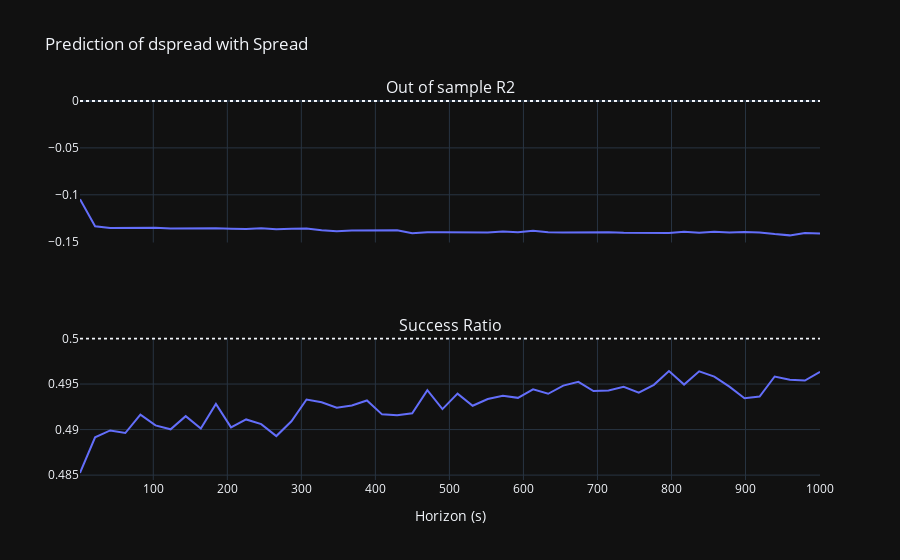

Write notebook code for a chart like this one.
### Code cell
# Calculate R2 and success ratio
for x in HORIZONS:
    r2, success = prediction_stat(f"dspread_{x}", ["spread"])
    R2_dspread.loc[x, "Spread"] = r2
    success_ratios_dspread.loc[x, "Spread"] = success

# Plot
plot_stat("Spread", "dspread", R2_dspread, success_ratios_dspread)

### Figure 1 — Plotly figure (JSON) as saved in the notebook; plotly's stock layout.template omitted (floating-point values rounded to 4 significant figures)
{"data": [{"hovertemplate": "x=%{x}<br>y=%{y}<extra></extra>", "legendgroup": "", "line": {"color": "#636efa", "dash": "solid"}, "marker": {"symbol": "circle"}, "mode": "lines", "name": "", "orientation": "v", "showlegend": false, "type": "scatter", "x": [1.001, 21.4, 41.8, 62.2, 82.6, 103.0, 123.4, 143.8, 164.2, 184.6, 205.0, 225.4, 245.8, 266.2, 286.6, 307.0, 327.4, 347.8, 368.2, 388.6, 409.0, 429.4, 449.8, 470.2, 490.6, 511.0, 531.4, 551.8, 572.2, 592.6, 613.0, 633.4, 653.8, 674.2, 694.6, 715.0, 735.4, 755.8, 776.2, 796.6, 817.0, 837.4, 857.8, 878.2, 898.6, 919.0, 939.4, 959.8, 980.2, 1001.0], "xaxis": "x", "y": [-0.1047, -0.1335, -0.1353, -0.1352, -0.1345, -0.1352, -0.1361, -0.1358, -0.1353, -0.1357, -0.1362, -0.1366, -0.1356, -0.1369, -0.1362, -0.1359, -0.1377, -0.1387, -0.138, -0.138, -0.1377, -0.1377, -0.141, -0.1399, -0.1399, -0.1403, -0.1404, -0.1402, -0.1392, -0.1399, -0.1383, -0.1399, -0.1402, -0.1399, -0.14, -0.14, -0.1405, -0.1404, -0.1409, -0.1407, -0.1394, -0.1406, -0.1393, -0.1401, -0.1396, -0.1401, -0.1418, -0.1433, -0.1407, -0.1412], "yaxis": "y"}, {"hovertemplate": "x=%{x}<br>y=%{y}<extra></extra>", "legendgroup": "", "line": {"color": "#636efa", "dash": "solid"}, "marker": {"symbol": "circle"}, "mode": "lines", "name": "", "orientation": "v", "showlegend": false, "type": "scatter", "x": [1.001, 21.4, 41.8, 62.2, 82.6, 103.0, 123.4, 143.8, 164.2, 184.6, 205.0, 225.4, 245.8, 266.2, 286.6, 307.0, 327.4, 347.8, 368.2, 388.6, 409.0, 429.4, 449.8, 470.2, 490.6, 511.0, 531.4, 551.8, 572.2, 592.6, 613.0, 633.4, 653.8, 674.2, 694.6, 715.0, 735.4, 755.8, 776.2, 796.6, 817.0, 837.4, 857.8, 878.2, 898.6, 919.0, 939.4, 959.8, 980.2, 1001.0], "xaxis": "x2", "y": [0.4852, 0.4891, 0.4899, 0.4896, 0.4916, 0.4905, 0.49, 0.4915, 0.4901, 0.4928, 0.4902, 0.4911, 0.4906, 0.4893, 0.4909, 0.4933, 0.493, 0.4924, 0.4926, 0.4932, 0.4917, 0.4916, 0.4918, 0.4943, 0.4922, 0.4939, 0.4926, 0.4934, 0.4937, 0.4935, 0.4944, 0.4939, 0.4948, 0.4952, 0.4942, 0.4943, 0.4947, 0.4941, 0.4949, 0.4964, 0.4949, 0.4964, 0.4958, 0.4947, 0.4934, 0.4936, 0.4958, 0.4955, 0.4954, 0.4963], "yaxis": "y2"}], "layout": {"annotations": [{"font": {"size": 16}, "showarrow": false, "text": "Out of sample R2", "x": 0.5, "xanchor": "center", "xref": "paper", "y": 1, "yanchor": "bottom", "yref": "paper"}, {"font": {"size": 16}, "showarrow": false, "text": "Success Ratio", "x": 0.5, "xanchor": "center", "xref": "paper", "y": 0.375, "yanchor": "bottom", "yref": "paper"}], "shapes": [{"line": {"dash": "dot"}, "type": "line", "x0": 0, "x1": 1, "xref": "x domain", "y0": 0, "y1": 0, "yref": "y"}, {"line": {"dash": "dot"}, "type": "line", "x0": 0, "x1": 1, "xref": "x2 domain", "y0": 0.5, "y1": 0.5, "yref": "y2"}], "showlegend": false, "title": {"text": "Prediction of dspread with Spread"}, "xaxis": {"anchor": "y", "domain": [0, 1], "matches": "x2", "showticklabels": false}, "xaxis2": {"anchor": "y2", "domain": [0, 1], "title": {"text": "Horizon (s)"}}, "yaxis": {"anchor": "x", "domain": [0.625, 1]}, "yaxis2": {"anchor": "x2", "domain": [0, 0.375]}}}
